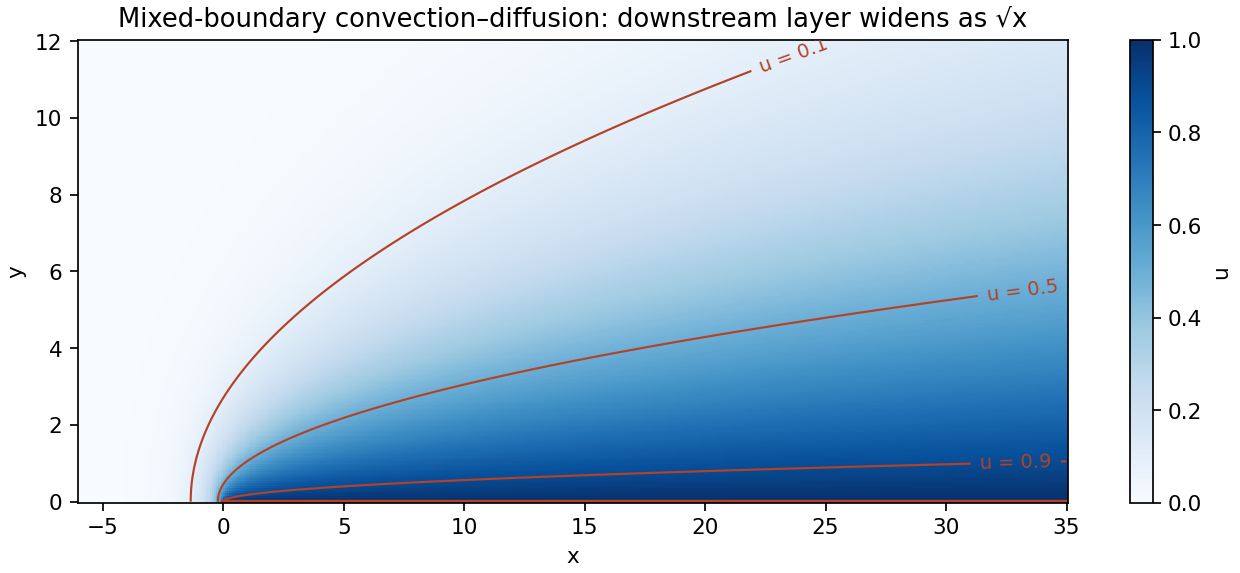

The script that saved this image:
"""Original exact-solution plot; Python 3.14; root NumPy/Matplotlib versions.
Writes PNG to the current working directory. Uses standard-library erfc.
"""
from math import erfc
import numpy as np
import matplotlib.pyplot as plt
x=np.linspace(-6,35,450);y=np.linspace(0,12,190);X,Y=np.meshgrid(x,y)
b=np.sqrt(np.maximum((np.hypot(X,Y)-X)/2,0));U=np.vectorize(erfc,otypes=[float])(b)
fig,ax=plt.subplots(figsize=(8,3.7),layout='constrained',facecolor='white')
im=ax.pcolormesh(X,Y,U,vmin=0,vmax=1,cmap='Blues',shading='auto')
cs=ax.contour(X,Y,U,levels=[.1,.5,.9],colors='#b34227',linewidths=1)
ax.clabel(cs,inline=True,fmt='u = %.1f',fontsize=9)
ax.plot([0,35],[0,0],color='#b34227',lw=2)
ax.set(xlabel='x',ylabel='y',title='Mixed-boundary convection–diffusion: downstream layer widens as √x')
fig.colorbar(im,ax=ax,label='u')
fig.savefig('2010-downstream-layer.png',dpi=155,facecolor='white')
